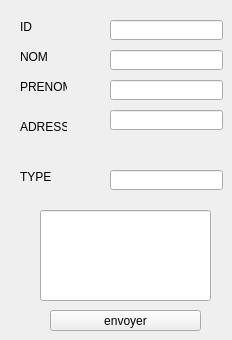
     <widget class="QWidget" name="RAJOUTER">
      <attribute name="title">
       <string>Ajouter</string>
      </attribute>
      <widget class="QLabel" name="label_Rnom">
       <property name="geometry">
        <rect>
         <x>20</x>
         <y>50</y>
         <width>47</width>
         <height>13</height>
        </rect>
       </property>
       <property name="text">
        <string>NOM</string>
       </property>
      </widget>
      <widget class="QLabel" name="label_Rprenom">
       <property name="geometry">
        <rect>
         <x>20</x>
         <y>80</y>
         <width>47</width>
         <height>13</height>
        </rect>
       </property>
       <property name="text">
        <string>PRENOM</string>
       </property>
      </widget>
      <widget class="QLabel" name="label_Radresse">
       <property name="geometry">
        <rect>
         <x>20</x>
         <y>120</y>
         <width>47</width>
         <height>13</height>
        </rect>
       </property>
       <property name="text">
        <string>ADRESSE</string>
       </property>
      </widget>
      <widget class="QLabel" name="label_Rtype">
       <property name="geometry">
        <rect>
         <x>20</x>
         <y>170</y>
         <width>47</width>
         <height>13</height>
        </rect>
       </property>
       <property name="text">
        <string>TYPE</string>
       </property>
      </widget>
      <widget class="QLineEdit" name="lineEdit_Rnom">
       <property name="geometry">
        <rect>
         <x>110</x>
         <y>50</y>
         <width>113</width>
         <height>20</height>
        </rect>
       </property>
      </widget>
      <widget class="QLineEdit" name="lineEdit_Rprenom">
       <property name="geometry">
        <rect>
         <x>110</x>
         <y>80</y>
         <width>113</width>
         <height>20</height>
        </rect>
       </property>
      </widget>
      <widget class="QLineEdit" name="lineEdit_Radresse">
       <property name="geometry">
        <rect>
         <x>110</x>
         <y>110</y>
         <width>113</width>
         <height>20</height>
        </rect>
       </property>
      </widget>
      <widget class="QLineEdit" name="lineEdit_Rcontenu">
       <property name="geometry">
        <rect>
         <x>40</x>
         <y>210</y>
         <width>171</width>
         <height>91</height>
        </rect>
       </property>
       <property name="text">
        <string/>
       </property>
      </widget>
      <widget class="QPushButton" name="pushButtonR">
       <property name="geometry">
        <rect>
         <x>50</x>
         <y>310</y>
         <width>151</width>
         <height>21</height>
        </rect>
       </property>
       <property name="text">
        <string>envoyer</string>
       </property>
      </widget>
      <widget class="QLineEdit" name="lineEdit_Rid">
       <property name="geometry">
        <rect>
         <x>110</x>
         <y>20</y>
         <width>113</width>
         <height>20</height>
        </rect>
       </property>
      </widget>
      <widget class="QLabel" name="label_Rid">
       <property name="geometry">
        <rect>
         <x>20</x>
         <y>20</y>
         <width>47</width>
         <height>13</height>
        </rect>
       </property>
       <property name="text">
        <string>ID</string>
       </property>
      </widget>
      <widget class="QLineEdit" name="lineEdit_R">
       <property name="geometry">
        <rect>
         <x>110</x>
         <y>170</y>
         <width>113</width>
         <height>20</height>
        </rect>
       </property>
      </widget>
     </widget>
